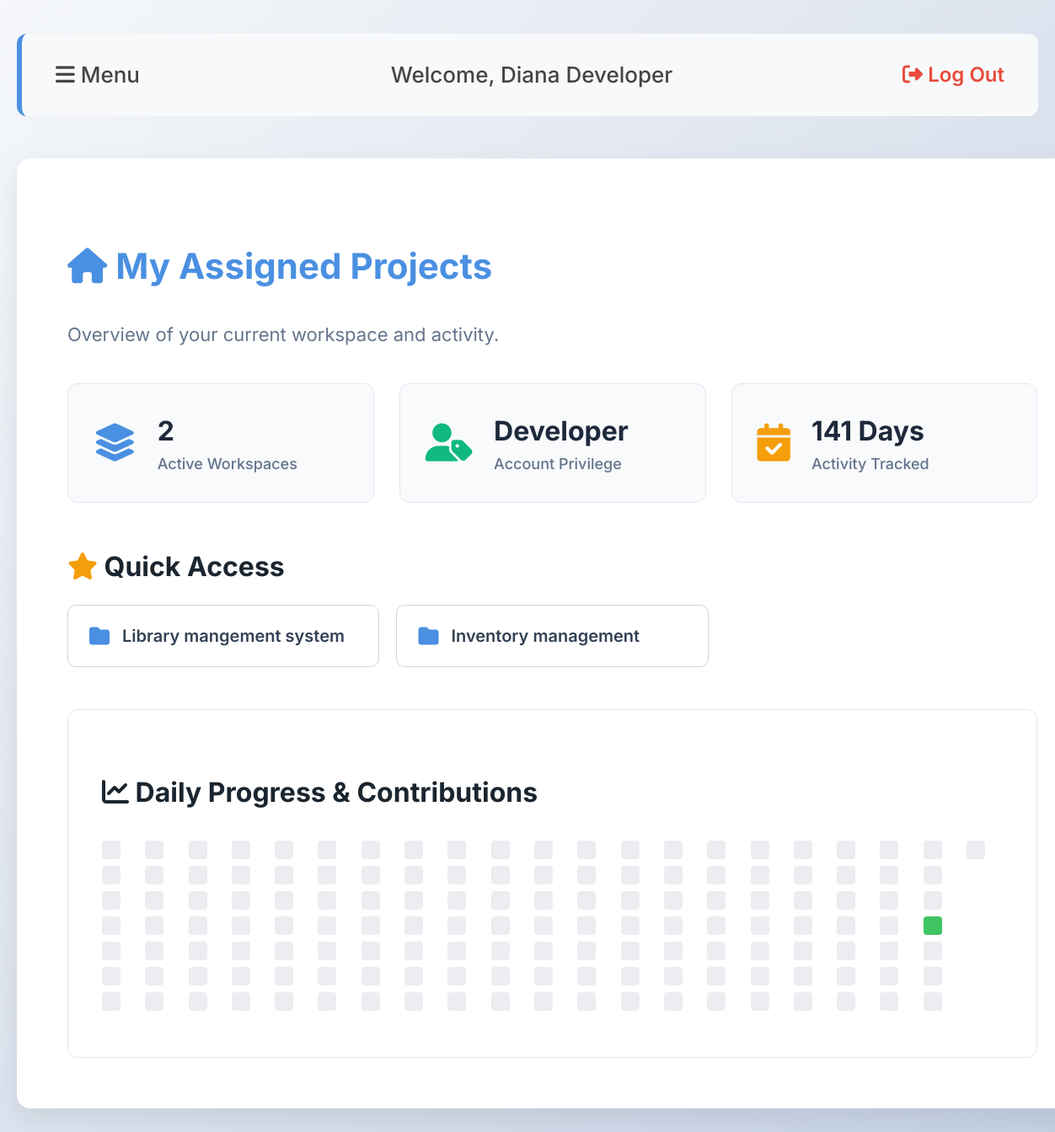
The page / (signed in) on the database its author committed.
### tables this page shows
CREATE TABLE users (
            id INTEGER PRIMARY KEY AUTOINCREMENT,
            username TEXT UNIQUE NOT NULL,
            password TEXT NOT NULL,
            role TEXT NOT NULL
        , full_name TEXT DEFAULT '', profile_image TEXT DEFAULT 'default.png');

CREATE TABLE projects (
            id INTEGER PRIMARY KEY AUTOINCREMENT,
            title TEXT NOT NULL,
            manager_id INTEGER,
            deadline DATE,
            status TEXT DEFAULT 'Ongoing'
        );

### app.py (the view)
@app.route('/')
def dashboard():
    if 'username' not in session:
        return redirect(url_for('login'))
    conn = get_db_connection()
    user_role = session.get('role')
    user_id = session.get('user_id')
    current_user = conn.execute('SELECT * FROM users WHERE id = ?', (user_id,)).fetchone()
    if user_role == 'admin':
        projects = conn.execute('SELECT * FROM projects').fetchall()
        dashboard_title = "Global Project Overview (Admin)"
    elif user_role == 'manager':
        projects = conn.execute('SELECT * FROM projects WHERE manager_id = ?', (user_id,)).fetchall()
        dashboard_title = "My Managed Projects"
    else:
        projects = conn.execute('''
            SELECT DISTINCT projects.*
            FROM projects
            JOIN tasks ON projects.id = tasks.project_id
            WHERE tasks.developer_id = ?
        ''', (user_id,)).fetchall()
        dashboard_title = "My Assigned Projects"
    activities = conn.execute('SELECT date, count FROM activities WHERE user_id = ?', (user_id,)).fetchall()
    activity_dict = {row['date']: row['count'] for row in activities}
    today = date.today()
    days = []
    for i in range(140, -1, -1):
        d = (today - timedelta(days=i)).strftime('%Y-%m-%d')
        count = activity_dict.get(d, 0)
        level = 0
        if count > 0: level = 1
        if count >= 3: level = 2
        if count >= 5: level = 3
        if count >= 7: level = 4
        days.append({'date': d, 'level': level, 'count': count})
    conn.close()
    return render_template('dashboard.html', projects=projects,
                           role=user_role, user=current_user,
                           dashboard_title=dashboard_title, days=days)

### app.py (called while the page is built)
def get_db_connection():
    conn = sqlite3.connect('project_manager.db', timeout=10.0)
    conn.row_factory = sqlite3.Row
    return conn

### templates/dashboard.html (shortened to what this page needs)
<!DOCTYPE html>
<html>
<head>
    <link rel="stylesheet" href="https://cdnjs.cloudflare.com/ajax/libs/font-awesome/6.4.0/css/all.min.css">
    <link rel="stylesheet" href="{{ url_for('static', filename='style.css') }}">
</head>
<body>
    <div id="main">
        <div class="nav-bar">
            <span class="hamburger-btn" onclick="openNav()">
                <i class="fas fa-bars"></i> Menu
            </span>
            <span>Welcome, {{ user.full_name or user.username }}</span>
            <a href="{{ url_for('logout') }}" class="logout-link">
                <i class="fas fa-sign-out-alt"></i> Log Out
            </a>
        </div>
        <div class="container">
            <h2><i class="fas fa-home"></i> {{ dashboard_title }}</h2>
            <p style="font-size: 22px; color: #64748b; margin-bottom: 40px;">Overview of your current workspace and activity.</p>
            <div class="stats-grid">
                <div class="stat-card">
                    <i class="fas fa-layer-group" style="color: #4a90e2;"></i>
                    <div class="stat-info">
                        <h4>{{ projects|length }}</h4>
                        <p>Active Workspaces</p>
                    </div>
                </div>
                <div class="stat-card">
                    <i class="fas fa-user-tag" style="color: #10b981;"></i>
                    <div class="stat-info">
                        <h4>{{ role | capitalize }}</h4>
                        <p>Account Privilege</p>
                    </div>
                </div>
                <div class="stat-card">
                    <i class="fas fa-calendar-check" style="color: #f59e0b;"></i>
                    <div class="stat-info">
                        <h4>{{ days|length }} Days</h4>
                        <p>Activity Tracked</p>
                    </div>
                </div>
            </div>
            {% if projects %}
            <h3 style="margin-bottom: 20px;"><i class="fas fa-star" style="color: #f59e0b;"></i> Quick Access</h3>
            <div class="quick-projects-grid">
                {% for project in projects %}
                <a href="{{ url_for('project_detail', project_id=project.id) }}" class="quick-project-card">
                    <i class="fas fa-folder"></i>
                    <span>{{ project.title }}</span>
                </a>
                {% endfor %}
            </div>
            {% endif %}
            <div class="graph-panel" style="margin-top: 0;">
                <h3><i class="fas fa-chart-line"></i> Daily Progress & Contributions</h3>
                <div class="contribution-graph">
                    {% for day in days %}
                        <div class="graph-day" data-level="{{ day.level }}" title="{{ day.date }}: {{ day.count }} contributions"></div>
                    {% endfor %}
                </div>
            </div>
        </div>
    </div>
</body>
</html>

### static/style.css (style rules this page uses)
body { font-family: 'Inter', sans-serif; background: linear-gradient(135deg, #f5f7fa 0%, #c3cfe2 100%); background-attachment: fixed; color: #333; line-height: 1.6; margin: 0; padding: 40px 20px; font-size: 18px; }
h2 { font-size: 42px; color: #1a252f; font-weight: 700; margin-bottom: 30px; }
h3 { font-size: 32px; color: #1a252f; font-weight: 700; }
.container { width: 95%; max-width: 1400px; margin: 20px auto; background: #ffffff; padding: 60px; border-radius: 16px; box-shadow: 0 10px 30px rgba(0,0,0,0.08); }
.container h2, .container h2 i { color: #4a90e2; }
.nav-bar { display: flex; justify-content: space-between; align-items: center; background-color: #f8f9fa; padding: 28px 40px; border-radius: 12px; margin-bottom: 50px; border-left: 6px solid #4a90e2; }
.nav-bar span { font-size: 26px; font-weight: 500; color: #444; }
.logout-link { color: #e74c3c; font-size: 24px; font-weight: 600; text-decoration: none; transition: color 0.3s; }
.hamburger-btn { cursor: pointer; font-size: 34px; color: #4a90e2; margin-right: 25px; transition: transform 0.2s; }
.graph-panel { background: #fff; border-radius: 12px; padding: 40px; border: 1px solid #e1e5eb; margin-top: 50px; }
.contribution-graph { display: grid; grid-template-rows: repeat(7, 22px); grid-auto-flow: column; gap: 8px; overflow-x: auto; padding-bottom: 15px; }
.graph-day { width: 22px; height: 22px; border-radius: 4px; background-color: #ebedf0; }
.graph-day[data-level="2"] { background-color: #40c463; }
.stats-grid { display: grid; grid-template-columns: repeat(auto-fit, minmax(280px, 1fr)); gap: 30px; margin-bottom: 50px; }
.stat-card { background: #f8fafc; border: 1px solid #e2e8f0; border-radius: 12px; padding: 30px; display: flex; align-items: center; transition: transform 0.2s, box-shadow 0.2s; }
.stat-card i { font-size: 45px; margin-right: 25px; }
.stat-info h4 { margin: 0; font-size: 32px; color: #1e293b; font-weight: 700; }
.stat-info p { margin: 0; font-size: 18px; color: #64748b; font-weight: 500; }
.quick-projects-grid { display: grid; grid-template-columns: repeat(auto-fill, minmax(300px, 1fr)); gap: 20px; margin-bottom: 50px; }
a.quick-project-card { background: #ffffff; border: 1px solid #cbd5e1; padding: 20px 25px; border-radius: 10px; text-decoration: none; color: #334155; font-size: 20px; font-weight: 600; display: flex; align-items: center; transition: all 0.2s; }
a.quick-project-card i { color: #4a90e2; margin-right: 15px; font-size: 24px; }

### rows shown on the page
users: full_name "Diana Developer", role "Developer"
projects: title "Library mangement system"
projects: title "Inventory management"

### other values the page prints
{{ dashboard_title }} "My Assigned Projects"
{{ projects|length }} "2"
{{ days|length }} "141"
